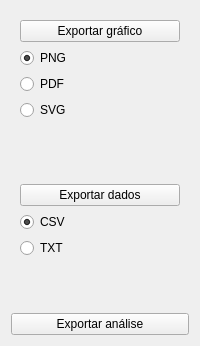
          <widget class="QWidget" name="tab_8">
           <attribute name="title">
            <string>Exportar</string>
           </attribute>
           <layout class="QVBoxLayout" name="verticalLayout_25">
            <item>
             <widget class="QWidget" name="widget_7" native="true">
              <layout class="QVBoxLayout" name="verticalLayout_11">
               <item>
                <widget class="QPushButton" name="Exportar_grafico">
                 <property name="text">
                  <string>Exportar gráfico</string>
                 </property>
                </widget>
               </item>
               <item>
                <widget class="QRadioButton" name="formato_png">
                 <property name="text">
                  <string>PNG</string>
                 </property>
                 <property name="checked">
                  <bool>true</bool>
                 </property>
                </widget>
               </item>
               <item>
                <widget class="QRadioButton" name="formato_pdf">
                 <property name="text">
                  <string>PDF</string>
                 </property>
                </widget>
               </item>
               <item>
                <widget class="QRadioButton" name="formato_svg">
                 <property name="text">
                  <string>SVG</string>
                 </property>
                </widget>
               </item>
              </layout>
             </widget>
            </item>
            <item>
             <spacer name="verticalSpacer_16">
              <property name="orientation">
               <enum>Qt::Vertical</enum>
              </property>
              <property name="sizeHint" stdset="0">
               <size>
                <width>20</width>
                <height>40</height>
               </size>
              </property>
             </spacer>
            </item>
            <item>
             <widget class="QWidget" name="widget_5" native="true">
              <layout class="QVBoxLayout" name="verticalLayout_12">
               <item>
                <widget class="QPushButton" name="Exportar_dados">
                 <property name="text">
                  <string>Exportar dados</string>
                 </property>
                </widget>
               </item>
               <item>
                <widget class="QRadioButton" name="CSV_export">
                 <property name="text">
                  <string>CSV</string>
                 </property>
                 <property name="checked">
                  <bool>true</bool>
                 </property>
                </widget>
               </item>
               <item>
                <widget class="QRadioButton" name="TXT_export">
                 <property name="text">
                  <string>TXT</string>
                 </property>
                </widget>
               </item>
              </layout>
             </widget>
            </item>
            <item>
             <spacer name="verticalSpacer_15">
              <property name="orientation">
               <enum>Qt::Vertical</enum>
              </property>
              <property name="sizeHint" stdset="0">
               <size>
                <width>20</width>
                <height>40</height>
               </size>
              </property>
             </spacer>
            </item>
            <item>
             <widget class="QPushButton" name="Exportar_analise">
              <property name="text">
               <string>Exportar análise</string>
              </property>
             </widget>
            </item>
           </layout>
          </widget>
